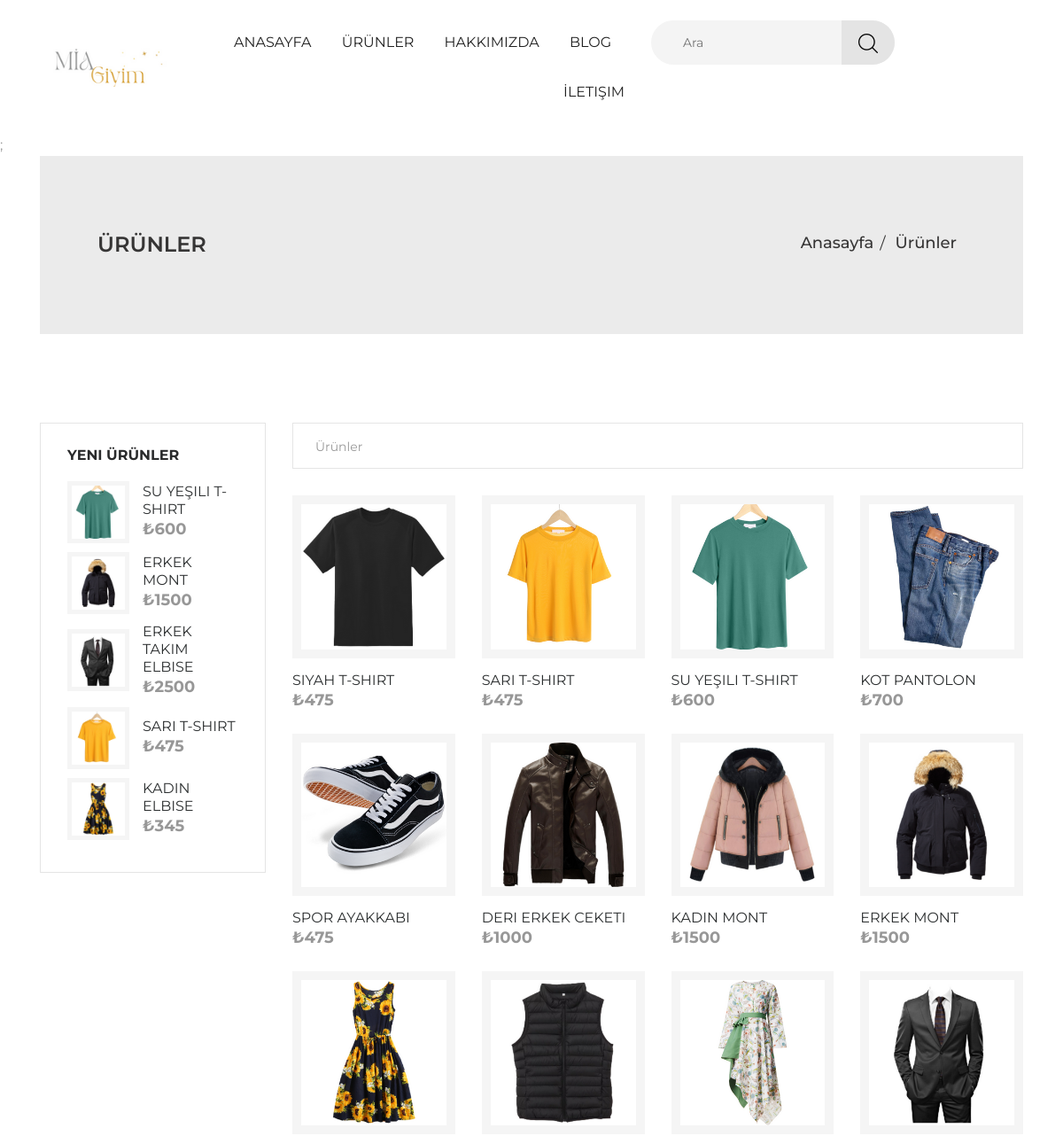
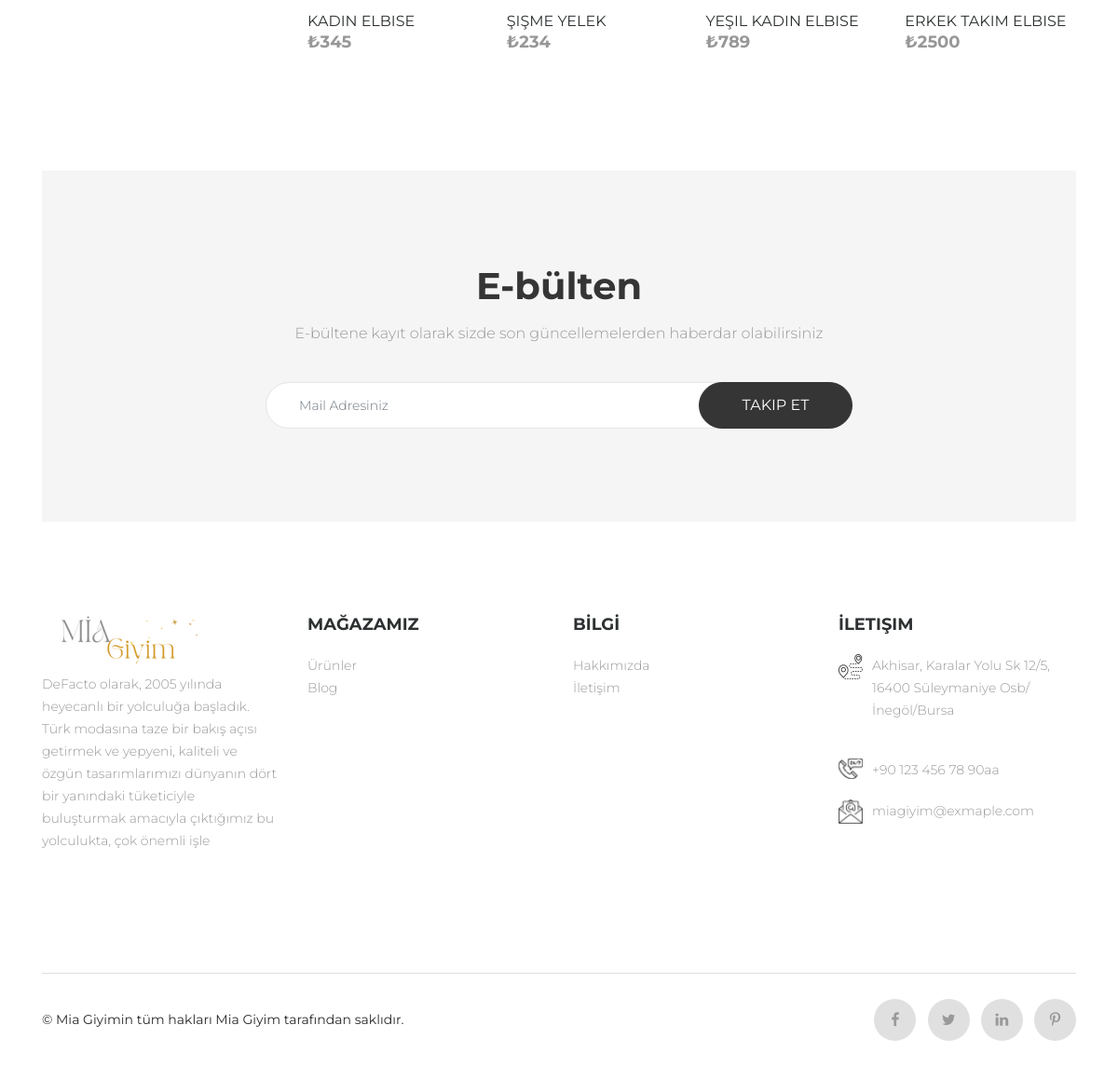
/urunler.php, run on the app's committed database (2 pictures, top to bottom).
### tables this page shows
CREATE TABLE `logo_icon` (
  `logoID` int(11) NOT NULL,
  `logo` varchar(255) NOT NULL,
  `icon` varchar(255) NOT NULL,
  `title` varchar(255) NOT NULL
);

CREATE TABLE `urunler` (
  `urunlerID` int(11) NOT NULL,
  `urunlerFoto` varchar(255) NOT NULL,
  `urunlerBaslik` varchar(255) NOT NULL,
  `urunlerFiyat` varchar(255) NOT NULL,
  `urunlerYazi` varchar(255) NOT NULL,
  `urunlerOzellik` varchar(255) NOT NULL,
  `urunlerOzellik2` varchar(255) NOT NULL,
  `urunlerOzellik3` varchar(255) NOT NULL,
  `urunSeo` varchar(255) NOT NULL,
  `urunDurum` int(11) NOT NULL DEFAULT 0
);

CREATE TABLE `footer` (
  `footerID` int(11) NOT NULL,
  `footerYazi` varchar(255) NOT NULL
);

CREATE TABLE `iletisim` (
  `iletisimID` int(11) NOT NULL,
  `iletisimMapsUrl` text NOT NULL,
  `iletisimAdres` varchar(255) NOT NULL,
  `iletisimMail` varchar(255) NOT NULL,
  `iletisimTel` varchar(255) NOT NULL
);

### sistem/baglan.php (called while the page is built, shortened)
<?php
$domain     =   "http://localhost/projeler/satis/";
?>

### urunler.php (the view, shortened to what this page needs)
<?php include 'header.php';
$ara 		=	$_GET["ara"];
?>;
<div class="main" id="main">
	<section class="page-banner">
		<div class="container">
			<div class="page-banner-in">
				<div class="row">
					<div class="col-xl-6 col-lg-6 col-12">
						<h1 class="page-banner-title text-uppercase">Ürünler</h1>
					</div>
					<div class="col-xl-6 col-lg-6 col-12">
						<ul class="right-side">
							<li><a href="index.html">Anasayfa</a></li>
							<li>Ürünler</li>
						</ul>
					</div>
				</div>
			</div>
		</div>
	</section>
	<section class="product-list">
		<div class="container">
			<div class="row pt-100">
				<div class="col-xl-3 col-lg-4 col-12">
					<div class="sidebar">
						<div class="sidebar-default">
							<div class="category-content">
								<h2 class="cat-title latest-prod text-uppercase">Yeni Ürünler</h2>
								<?php
									$urunler = $db->prepare("SELECT * FROM  urunler WHERE urunDurum='1' ORDER BY RAND() LIMIT 5");
									$urunler->execute();
									$urunListele = $urunler->fetchAll(PDO::FETCH_ASSOC);
									foreach ($urunListele as $row) { ?>
										<div class="seller">
											<div class="seller-box align-flax w-100 pb-10">
												<div class="seller-img">
													<a href="<?= $domain; ?>urunler/<?= $row["urunSeo"]; ?>" class="display-b">
														<img src="<?= $domain; ?>images/<?= $row["urunlerFoto"]; ?>" alt="shoes" class="transition">
													</a>
												</div>
												<div class="seller-contain pl-15">
													<a href="<?= $domain; ?>urunler/<?= $row["urunSeo"]; ?>" class="product-name text-uppercase"><?= $row["urunlerBaslik"]; ?></a>
													<span class="product-pricce"><?= $row["urunlerFiyat"]; ?></span>
												</div>
											</div>
										</div>
								<?php }
								 ?>
							</div>
						</div>
					</div>
				</div>
				<div class="col-xl-9 col-lg-8 col-12">
					<div class="shorting mb-30">
						<div class="row align-flax">
							<div class="col-xl-6 col-lg-5 col-md-6 mb-r-15">
								<div class="short-by"> <span> Ürünler</span>
								</div>
							</div>
						</div>
					</div>
					<div class="featured">
						<div class="row">
							<?php
							if (isset($ara)) {
							$urunler = $db->prepare("SELECT * FROM  urunler WHERE urunlerBaslik LIKE '%$ara%' ");
							$urunler->execute();
							$urunListele = $urunler->fetchAll(PDO::FETCH_ASSOC);
							foreach ($urunListele as $row) { ?>
								<div class="featured-product mb-25">
									<div class="product-img transition mb-15">
										<a href="<?= $domain; ?>urunler/<?= $row["urunSeo"]; ?>">
											<img src="<?= $domain; ?>images/<?= $row["urunlerFoto"]; ?>" alt="product" class="transition">
										</a>
										<div class="new-label">
											<span class="text-uppercase"></span>
										</div>
										<div class="product-details-btn text-uppercase text-center transition">
											<a href="<?= $domain; ?>urunler/<?= $row["urunSeo"]; ?>" class="quick-popup">İncele</a>
										</div>
									</div>
									<div class="product-desc">
										<a href="<?= $domain; ?>urunler/<?= $row["urunSeo"]; ?>" class="product-name text-uppercase"><?= $row["urunlerBaslik"]; ?></a>
										<span class="product-pricce"><?= $row["urunlerFiyat"]; ?></span>
									</div>
								</div>
								<?php }
								} else {
							$urunler = $db->prepare("SELECT * FROM  urunler");
							$urunler->execute();
							$urunListele = $urunler->fetchAll(PDO::FETCH_ASSOC);
							foreach ($urunListele as $row) {
							?>
								<div class="featured-product mb-25">
									<div class="product-img transition mb-15">
										<a href="<?= $domain; ?>urunler/<?= $row["urunSeo"]; ?>">
											<img src="<?= $domain; ?>images/<?= $row["urunlerFoto"]; ?>" alt="product" class="transition">
										</a>
									</div>
									<div class="product-desc">
										<a href="<?= $domain; ?>urunler/<?= $row["urunSeo"]; ?>" class="product-name text-uppercase"><?= $row["urunlerBaslik"]; ?></a>
										<span class="product-pricce"><?= $row["urunlerFiyat"]; ?></span>
									</div>
								</div>
							<?php }
							} ?>
						</div>
					</div>
				</div>
			</div>
		</div>
</div>
<?php include 'e-bulten.php'; ?>
<?php include 'footer.php'; ?>

### header.php (shortened to what this page needs)
<?php include 'sistem/baglan.php' ?>
<?php
$logo = $db->prepare("SELECT * FROM  logo_icon");
$logo	->execute();
$logoCek = $logo->fetch(PDO::FETCH_ASSOC);
?>
<!DOCTYPE html>
<html lang="en">
<head>
	<link rel="stylesheet" type="text/css" href="<?= $domain ?>css/font-awesome.min.css">
	<link rel="stylesheet" type="text/css" href="<?= $domain ?>css/owl.carousel.css">
	<link rel="stylesheet" type="text/css" href="<?= $domain ?>css/bootstrap.min.css">
	<link rel="stylesheet" type="text/css" href="<?= $domain ?>css/magnific-popup.css">
	<link rel="stylesheet" type="text/css" href="<?= $domain ?>css/animate.css">
	<link rel="stylesheet" type="text/css" href="<?= $domain ?>css/shoes.css">
	<link rel="stylesheet" type="text/css" href="<?= $domain ?>css/responsive.css">
</head>
<body>
	<div class="main" id="main">
		<header class="header transition">
			<div class="container position-r">
				<div class="row">
					<div class="col-lg-2 col-md-4 col-6 align-flax">
						<div class="navbar-header">
							<a class="navbar-brand" href="<?= $domain ?>anasayfa">
								<img alt="log" src="<?= $domain ?>images/<?= $logoCek["logo"]; ?>" class="transition">
							</a>
						</div>
					</div>
					<div class="col-lg-10 col-md-8 col-6 position-i">
						<div class="menu-left transition">
							<div class="menu">
								<ul>
									<li>
										<a href="<?= $domain ?>anasayfa">Anasayfa</a>
									</li>
									<li>
										<a href="<?= $domain ?>urunler">Ürünler</a>
									</li>
									<li>
										<a href="<?= $domain ?>hakkimizda">Hakkımızda</a>
									</li>
									<li class="plus">
										<a href="<?= $domain ?>blog">Blog</a>
									</li>
									<li>
										<a href="<?= $domain ?>iletisim">İletişim</a>
									</li>
								</ul>
							</div>
						</div>
						<div class="search-right">
							<div class="search-menu">
								<form action="<?= $domain;?>urunler" method="GET" >
								<input type="text" name="ara" class="search-input" placeholder="Ara">
								<div class="search-button-i transition">
									<img src="<?= $domain;?>images/search.png" class="position-r transition" alt="search">
								</div>
								</form>
							</div>
							<ul class="login-cart">
							</ul>
						</div>
					</div>
				</div>
			</div>
		</header>

### footer.php (shortened to what this page needs)
<?php
$footer = $db->prepare("SELECT * FROM  footer");
$footer->execute();
$footerCek = $footer->fetch(PDO::FETCH_ASSOC);
?>
<?php
$iletisim = $db->prepare("SELECT * FROM  iletisim");
$iletisim->execute();
$iletisimCek = $iletisim->fetch(PDO::FETCH_ASSOC);
?>
<footer class="footer pt-100">
	<div class="container">
		<div class="footer-inner">
			<div class="footer-box">
				<div class="footer-logo">
					<a href="<?= $domain;?>anasayfa.php"><img src="<?= $domain;?>images/logo.png" alt="logo"></a>
				</div>
				<p class="footer-desc"><?= $footerCek["footerYazi"]; ?></p>
			</div>
			<div class="footer-box footer-static">
				<h2 class="footer-title text-uppercase">Mağazamız</h2>
				<ul class="footer-block-contant">
					<li><a href="<?= $domain;?>urunler.php">Ürünler</a></li>
					<li><a href="<?= $domain;?>blog.php">Blog</a></li>
				</ul>
			</div>
			<div class="footer-box footer-static">
				<h2 class="footer-title text-uppercase">BİLGİ</h2>
				<ul class="footer-block-contant">
					<li><a href="<?= $domain;?>hakkimizda.php">Hakkımızda</a></li>
					<li><a href="<?= $domain;?>iletisim.php">İletişim</a></li>
				</ul>
			</div>
			<div class="footer-box footer-contact footer-static m-0">
				<h2 class="footer-title text-uppercase">İletişim</h2>
				<ul class="footer-block-contant">
					<li><img src="<?= $domain;?>images/cont-1.png" alt="img"><a href="<?= $iletisimCek["iletisimMapsUrl"]; ?>"><?= $iletisimCek["iletisimAdres"]; ?></a><li>
					<li><img src="<?= $domain;?>images/cont-2.png" alt="img"><a href="tel:<?= $iletisimCek["iletisimTel"]; ?>"><?= $iletisimCek["iletisimTel"]; ?></a></li>
					<li><img src="<?= $domain;?>images/cont-3.png" alt="img"><a href="mailto:<?= $iletisimCek["iletisimMail"]; ?>"><?= $iletisimCek["iletisimMail"]; ?></a></li>
				</ul>
			</div>
		</div>
		<div class="copy-right mt-100">
			<div class="row">
				<div class="col-xl-6 col-lg-6 col-md-12">
					<p class="copyright-text">&#169; Mia Giyimin tüm hakları Mia Giyim tarafından saklıdır.</p>
				</div>
				<div class="col-xl-6 col-lg-6 col-md-12">
					<ul>
						<li><a href="#"><i class="fa fa-facebook" aria-hidden="true"></i></a></li>
						<li><a href="#"><i class="fa fa-twitter" aria-hidden="true"></i></a></li>
						<li><a href="#"><i class="fa fa-linkedin" aria-hidden="true"></i></a></li>
						<li><a href="#"><i class="fa fa-pinterest-p" aria-hidden="true"></i></a></li>
					</ul>
				</div>
			</div>
		</div>
	</div>
</footer>
</div>
</body>
</html>

### css/responsive.css (style rules this page uses)
@media (max-width: 1799px) { .container { max-width: 95%; } }
@media (max-width: 1799px) { .menu > ul > li { padding: 16px 25px; } }
@media (max-width: 1799px) { .menu-left { padding-right: 50px; } }
@media (max-width: 1500px) { .container { max-width: 95%; } }
@media (max-width: 1500px) { .menu-left { width: calc(100% - 420px); padding-right: 30px; padding-top: 0px; } }
@media (max-width: 1500px) { .menu > ul > li { padding: 16px 15px; } }
@media (max-width: 1500px) { .search-right { width: 420px; top: 3px; } }
@media (max-width: 1500px) { .category-content .seller-img { width: 70px; } }
@media (max-width: 1500px) { .category-content .seller-contain { width: calc(100% - 70px); } }
@media (max-width: 1500px) { .footer-inner { justify-content: unset; margin: 0px -15px; display: -ms-flexbox; display: flex; -ms-flex-wrap: wrap; flex-wrap: wrap; } }
@media (max-width: 1500px) { .footer-box { flex: 0 0 25%; max-width: 25%; margin-bottom: 30px; } }
@media (max-width: 1500px) { .footer-box:last-child { margin-bottom: 0; } }

### data on the page
logo_icon: logo (picture)
urunler: urunlerFoto (picture), urunlerBaslik "SU YEŞILI T-SHIRT", urunlerFiyat "₺600"
urunler: urunlerFoto (picture), urunlerBaslik "ERKEK MONT", urunlerFiyat "₺1500"
urunler: urunlerFoto (picture), urunlerBaslik "ERKEK TAKIM ELBISE", urunlerFiyat "₺2500"
urunler: urunlerFoto (picture), urunlerBaslik "SARI T-SHIRT", urunlerFiyat "₺475"
urunler: urunlerFoto (picture), urunlerBaslik "KADIN ELBISE", urunlerFiyat "₺345"
urunler: urunlerFoto (picture), urunlerBaslik "SIYAH T-SHIRT", urunlerFiyat "₺475"
urunler: urunlerFoto (picture), urunlerBaslik "KOT PANTOLON", urunlerFiyat "₺700"
urunler: urunlerFoto (picture), urunlerBaslik "SPOR AYAKKABI", urunlerFiyat "₺475"
urunler: urunlerFoto (picture), urunlerBaslik "DERI ERKEK CEKETI", urunlerFiyat "₺1000"
urunler: urunlerFoto (picture), urunlerBaslik "KADIN MONT", urunlerFiyat "₺1500"
urunler: urunlerFoto (picture), urunlerBaslik "ŞIŞME YELEK", urunlerFiyat "₺234"
urunler: urunlerFoto (picture), urunlerBaslik "YEŞIL KADIN ELBISE", urunlerFiyat "₺789"
footer: footerYazi "DeFacto olarak, 2005 yılında heyecanlı bir yolculuğa başladık. Türk modasına taze bir bakış açısı getirmek ve yepyeni, kaliteli ve özgün tasarımlarımızı dünyanın dört bir yanındaki tüketiciyle buluşturmak amacıyla çıktığımız bu yolculukta, çok önemli işle"
iletisim: iletisimAdres "Akhisar, Karalar Yolu Sk 12/5, 16400 Süleymaniye Osb/İnegöl/Bursa", iletisimTel "+90 123 456 78 90aa", iletisimMail "miagiyim@exmaple.com"
